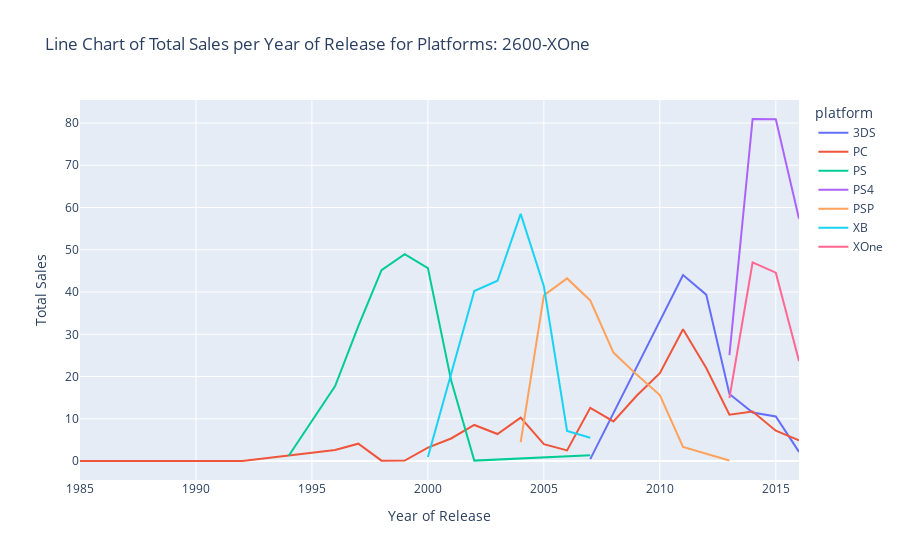

The cell this chart's notebook holds for it:
### Markdown cell above
Code Meaning:
1) Use px.line() in order to create a line chart with data from the platform_sales_year_2 dataframe.
2) Use the year_of_release column as the x axis and the total_sales column as the y axis.
3) Set the color parameter to the platform column of the dataframe.
4) Set the title as: 'Line Chart of Total Sales per Year of Release for Platforms: 2600-XOne'.
5) Assign the code to no_sales_line_2 in order to save the result.
6) Use the show() method in order to display the no_sales_line_2 chart.

### Code cell
no_sales_line_2 = px.line(platform_sales_year_2, x='year_of_release', y='total_sales',labels={"total_sales": "Total Sales", "year_of_release": "Year of Release"}, color='platform', title='Line Chart of Total Sales per Year of Release for Platforms: 2600-XOne')

no_sales_line_2.show()

### Figure 1 — Plotly figure (JSON) as saved in the notebook; plotly's stock layout.template omitted (floating-point values rounded to 4 significant figures)
{"data": [{"hovertemplate": "platform=3DS<br>Year of Release=%{x}<br>Total Sales=%{y}<extra></extra>", "legendgroup": "3DS", "line": {"color": "#636efa", "dash": "solid"}, "marker": {"symbol": "circle"}, "mode": "lines", "name": "3DS", "orientation": "v", "showlegend": true, "type": "scatter", "x": [2007, 2011, 2012, 2013, 2014, 2015, 2016], "xaxis": "x", "y": [0.47, 44.03, 39.39, 15.89, 11.49, 10.55, 2.17], "yaxis": "y"}, {"hovertemplate": "platform=PC<br>Year of Release=%{x}<br>Total Sales=%{y}<extra></extra>", "legendgroup": "PC", "line": {"color": "#EF553B", "dash": "solid"}, "marker": {"symbol": "circle"}, "mode": "lines", "name": "PC", "orientation": "v", "showlegend": true, "type": "scatter", "x": [1985, 1988, 1992, 1996, 1997, 1998, 1999, 2000, 2001, 2002, 2003, 2004, 2005, 2006, 2007, 2008, 2009, 2010, 2011, 2012, 2013, 2014, 2015, 2016], "xaxis": "x", "y": [0.04, 0.03, 0.02, 2.62, 4.12, 0.1, 0.11, 3.17, 5.35, 8.55, 6.41, 10.27, 3.99, 2.53, 12.61, 9.38, 15.47, 20.79, 31.19, 22.01, 10.98, 11.74, 7.18, 4.89], "yaxis": "y"}, {"hovertemplate": "platform=PS<br>Year of Release=%{x}<br>Total Sales=%{y}<extra></extra>", "legendgroup": "PS", "line": {"color": "#00cc96", "dash": "solid"}, "marker": {"symbol": "circle"}, "mode": "lines", "name": "PS", "orientation": "v", "showlegend": true, "type": "scatter", "x": [1994, 1996, 1997, 1998, 1999, 2000, 2001, 2002, 2007], "xaxis": "x", "y": [1.26, 17.73, 31.93, 45.17, 48.98, 45.66, 19.14, 0.11, 1.39], "yaxis": "y"}, {"hovertemplate": "platform=PS4<br>Year of Release=%{x}<br>Total Sales=%{y}<extra></extra>", "legendgroup": "PS4", "line": {"color": "#ab63fa", "dash": "solid"}, "marker": {"symbol": "circle"}, "mode": "lines", "name": "PS4", "orientation": "v", "showlegend": true, "type": "scatter", "x": [2013, 2014, 2015, 2016], "xaxis": "x", "y": [25.07, 80.95, 80.9, 57.35], "yaxis": "y"}, {"hovertemplate": "platform=PSP<br>Year of Release=%{x}<br>Total Sales=%{y}<extra></extra>", "legendgroup": "PSP", "line": {"color": "#FFA15A", "dash": "solid"}, "marker": {"symbol": "circle"}, "mode": "lines", "name": "PSP", "orientation": "v", "showlegend": true, "type": "scatter", "x": [2004, 2005, 2006, 2007, 2008, 2009, 2010, 2011, 2013], "xaxis": "x", "y": [4.46, 39.22, 43.23, 38.02, 25.68, 20.46, 15.61, 3.34, 0.15], "yaxis": "y"}, {"hovertemplate": "platform=XB<br>Year of Release=%{x}<br>Total Sales=%{y}<extra></extra>", "legendgroup": "XB", "line": {"color": "#19d3f3", "dash": "solid"}, "marker": {"symbol": "circle"}, "mode": "lines", "name": "XB", "orientation": "v", "showlegend": true, "type": "scatter", "x": [2000, 2001, 2002, 2003, 2004, 2005, 2006, 2007], "xaxis": "x", "y": [0.99, 20.72, 40.24, 42.68, 58.51, 41.38, 7.15, 5.52], "yaxis": "y"}, {"hovertemplate": "platform=XOne<br>Year of Release=%{x}<br>Total Sales=%{y}<extra></extra>", "legendgroup": "XOne", "line": {"color": "#FF6692", "dash": "solid"}, "marker": {"symbol": "circle"}, "mode": "lines", "name": "XOne", "orientation": "v", "showlegend": true, "type": "scatter", "x": [2013, 2014, 2015, 2016], "xaxis": "x", "y": [14.92, 47.01, 44.58, 23.7], "yaxis": "y"}], "layout": {"legend": {"title": {"text": "platform"}, "tracegroupgap": 0}, "title": {"text": "Line Chart of Total Sales per Year of Release for Platforms: 2600-XOne"}, "xaxis": {"anchor": "y", "domain": [0, 1], "title": {"text": "Year of Release"}}, "yaxis": {"anchor": "x", "domain": [0, 1], "title": {"text": "Total Sales"}}}}
